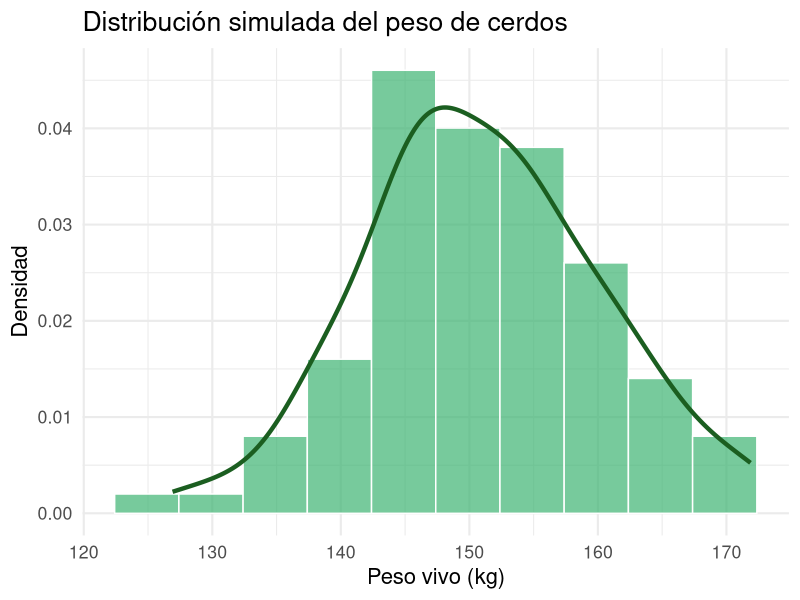
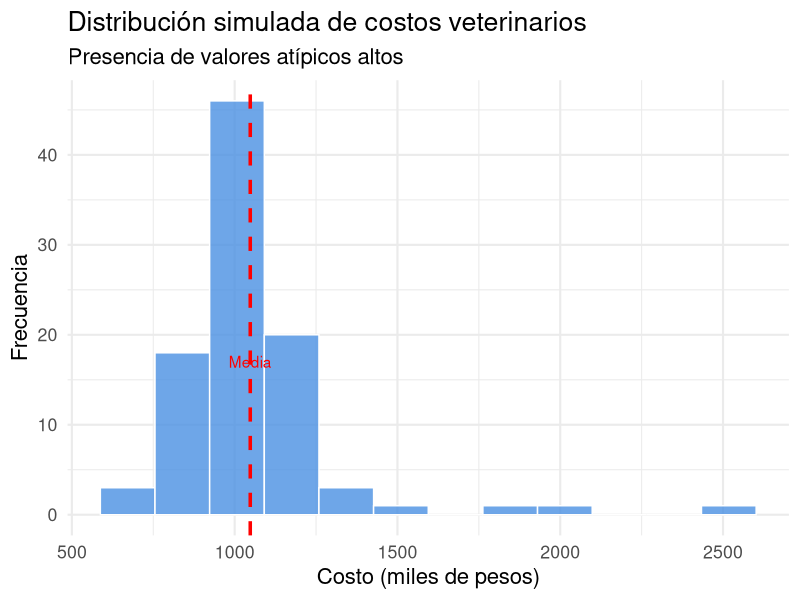
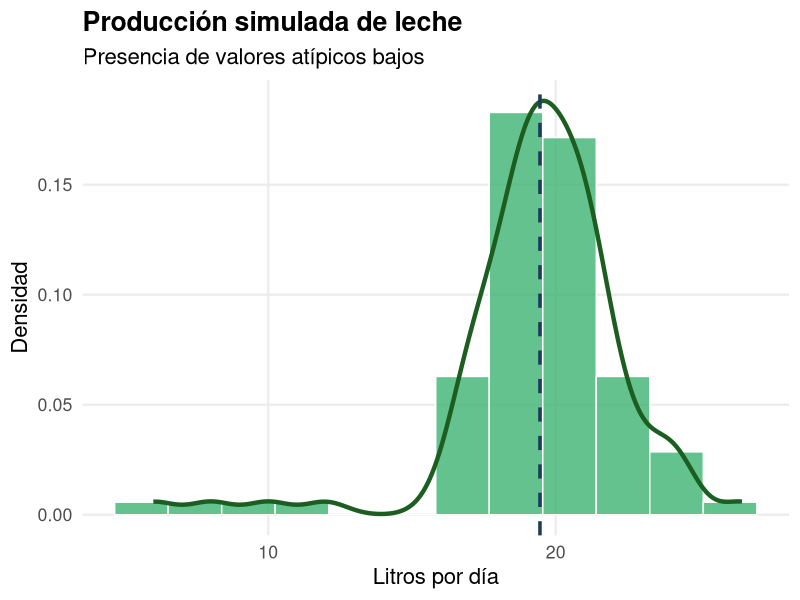

These charts were generated, in order, by the following R code:
## ---- chunk 1
fig.width=10
fig.height=7
set.seed(123)
library(ggplot2)

peso <- rnorm(100, mean = 150, sd = 10)
df <- data.frame(peso)

ggplot(df, aes(x = peso)) +
  geom_histogram(
    aes(y = ..density..),
    bins = 10,
    fill = "#3CB371",
    color = "white",
    alpha = 0.7
  ) +
  geom_density(
    color = "#1B5E20",
    linewidth = 1.5
  ) +
  labs(
    title = "Distribución simulada del peso de cerdos",
    x = "Peso vivo (kg)",
    y = "Densidad"
  ) +
  theme_minimal(base_size = 16)

## ---- chunk 2
fig.width=10
fig.height=7
set.seed(123)

# Datos concentrados + algunos valores altos (sin huecos grandes)
library(ggplot2)

costos <- c(rnorm(90, mean = 1000, sd = 150),
              1500, 1800, 2000, 2500)

df <- data.frame(costos)
ggplot(df, aes(x = costos)) +
  geom_histogram(
    bins = 12,
    fill = "#4A90E2",
    color = "white",
    alpha = 0.8
  ) +
  geom_vline(xintercept = mean(costos),
             color = "red",
             linewidth = 1.2,
             linetype = "dashed") +
  annotate("text",
           x = mean(costos),
           y = 15,
           label = "Media",
           color = "red",
           vjust = -1) +
  labs(
    title = "Distribución simulada de costos veterinarios",
    subtitle = "Presencia de valores atípicos altos",
    x = "Costo (miles de pesos)",
    y = "Frecuencia"
  ) +
  theme_minimal(base_size = 16)

## ---- chunk 3
library(ggplot2)

leche <- c(rnorm(90, mean = 20, sd = 2),
                12, 10, 8, 6)

df <- data.frame(leche)

ggplot(df, aes(x = leche)) +
  geom_histogram(
    aes(y = ..density..),
    bins = 12,
    fill = "#3CB371",   # verde consistente
    color = "white",
    alpha = 0.8
  ) +
  geom_density(
    color = "#1B5E20",  # verde oscuro
    linewidth = 1.5
  ) +
  geom_vline(
    xintercept = mean(leche),
    color = "#1C3D5A",  # azul oscuro (consistente con ingresos)
    linewidth = 1.2,
    linetype = "dashed"
  ) +
  labs(
    title = "Producción simulada de leche",
    subtitle = "Presencia de valores atípicos bajos",
    x = "Litros por día",
    y = "Densidad"
  ) +
  theme_minimal(base_size = 16) +
  theme(
    plot.title = element_text(face = "bold"),
    panel.grid.minor = element_blank()
  )
